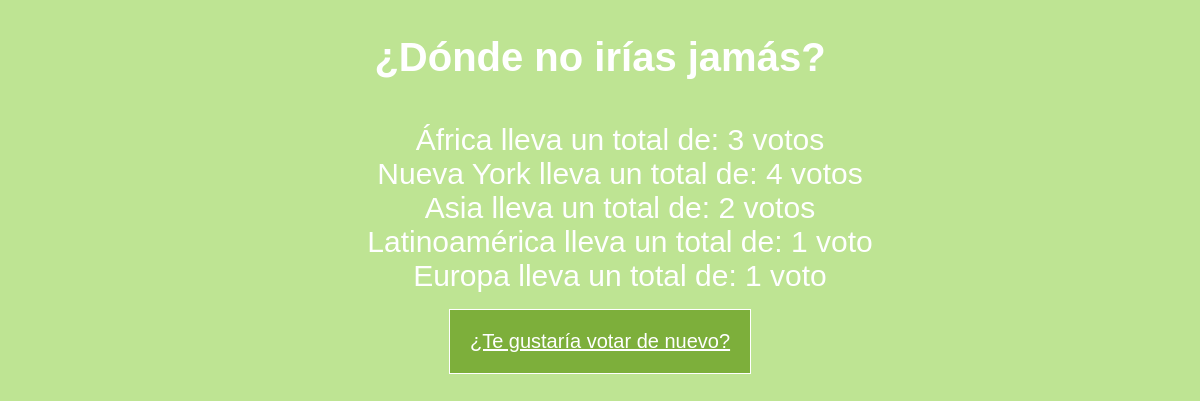
Page /polls/1/results/ on the committed database.
### polls/models.py (models this page shows, shortened)
class Question(models.Model):
    question_text = models.CharField(max_length=200)
    pub_date = models.DateTimeField("date published")

class Choice(models.Model):
    question = models.ForeignKey(Question, on_delete=models.CASCADE)
    choice_text = models.CharField(max_length=200)
    votes = models.IntegerField(default=0)

### polls/views.py (the view)
# urls.py: path("<int:pk>/results/", views.ResultView.as_view(), name="results"),
class ResultView(generic.DetailView):
    model = Question
    template_name = "polls/results.html"
    def get_queryset(self):
        return Question.objects.filter(pub_date__lte=timezone.now())

### polls/templates/polls/results.html (shortened to what this page needs)
{% load static %}
<!DOCTYPE html>
<html lang="en">
<head>
    <link rel="stylesheet" href="{% static 'polls/result.css' %}">
</head>
<body>
    <h1>{{question.question_text}}</h1>
        <ul> {% for choice in question.choice_set.all  %}
               <li>{{choice.choice_text}} lleva un total de: {{choice.votes}} voto{{choice.votes|pluralize}}
               </li>
               {% endfor %}
        </ul>
    <a href="{% url 'polls:detail' question.id %}  ">¿Te gustaría votar de nuevo?</a>
</body>
</html>

### polls/static/polls/result.css (style rules this page uses)
body { display: flex; align-items: center; background: #bee493; font-family: Verdana, Geneva, Tahoma, sans-serif; flex-direction: column; }
h1 { display: flex; align-items: center; font-size: 40px; color: white; font-family: Verdana, Geneva, Tahoma, sans-serif; flex-direction: column; }
li { display: flex; align-items: center; font-size: 30px; color: white; font-family: Verdana, Geneva, Tahoma, sans-serif; font-weight: lighter; flex-direction: column; }
a { color: white; font-size: 20px; border: 1px solid white; padding: 20px; background-color: rgb(125, 175, 59); }

### rows in the picture
Question: question_text "¿Dónde no irías jamás?"
Choice: choice_text "África", votes "3"
Choice: choice_text "Nueva York", votes "4"
Choice: choice_text "Asia", votes "2"
Choice: choice_text "Latinoamérica", votes "1"
Choice: choice_text "Europa", votes "1"
